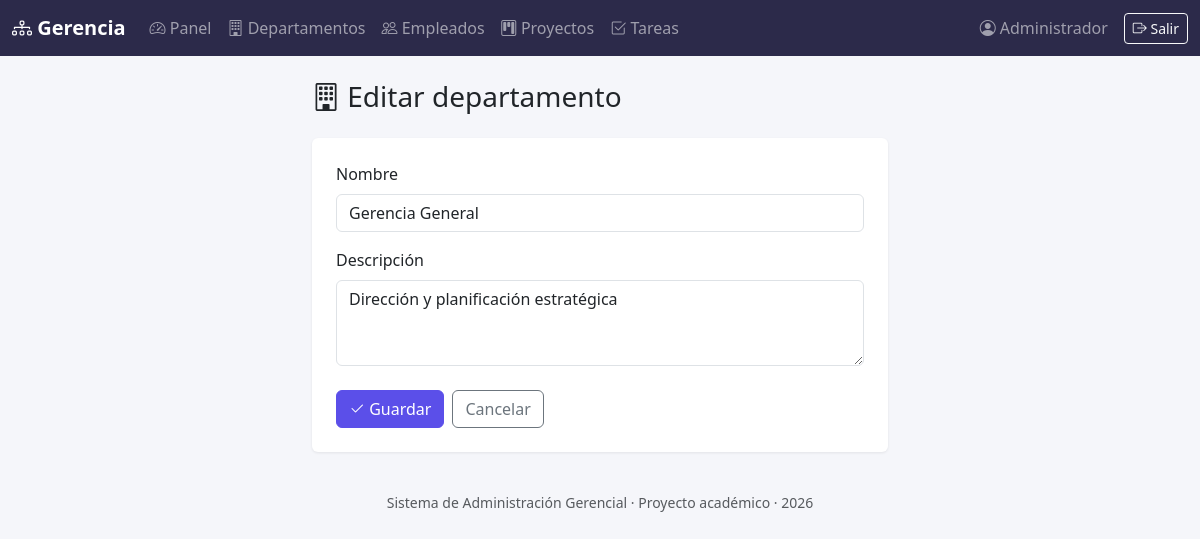
Screenshot of /departamentos/1/editar (signed in) with the database file from the repository.
### tables this page shows
CREATE TABLE departamentos (
    id INT AUTO_INCREMENT PRIMARY KEY,
    nombre VARCHAR(100) NOT NULL UNIQUE,
    descripcion VARCHAR(255) DEFAULT '',
    creado_en DATETIME DEFAULT CURRENT_TIMESTAMP
);

### app/Core/Controller.php (called while the page is built, shortened)
<?php
abstract class Controller
{
    protected function vista(string $vista, array $datos = []): void
    {
        require __DIR__ . '/../Views/layout.php';
    }
}

### app/Controllers/DepartamentoController.php (called while the page is built, shortened)
<?php
class DepartamentoController extends Controller
{
    public function editarForm(string $id): void
    {
        $departamentos = new Departamento();
        $departamento = $departamentos->buscar((int) $id);
        $this->vista('departamentos/form', [
            'titulo' => 'Editar departamento',
            'departamento' => $departamento,
            'accion' => '/departamentos/' . $id,
        ]);
    }
}

### public/index.php (called while the page is built, shortened)
<?php
spl_autoload_register(function (string $clase) {
    $prefijo = 'App\\';
    $rutaRelativa = str_replace('\\', '/', substr($clase, strlen($prefijo)));
    $archivo = __DIR__ . '/../app/' . $rutaRelativa . '.php';
});
$config = require __DIR__ . '/../config/config.php';
$router = new Router();
$router->get('/login', 'AuthController', 'mostrarLogin');
$router->post('/login', 'AuthController', 'login');
$router->get('/logout', 'AuthController', 'logout');
$router->get('/', 'DashboardController', 'index');
$router->get('/departamentos', 'DepartamentoController', 'index');
$router->get('/departamentos/nuevo', 'DepartamentoController', 'crearForm');
$router->post('/departamentos', 'DepartamentoController', 'crear');
$router->get('/departamentos/{id}/editar', 'DepartamentoController', 'editarForm');
$router->post('/departamentos/{id}', 'DepartamentoController', 'actualizar');
$router->get('/empleados', 'EmpleadoController', 'index');
$router->get('/empleados/nuevo', 'EmpleadoController', 'crearForm');
$router->post('/empleados', 'EmpleadoController', 'crear');
$router->get('/empleados/{id}/editar', 'EmpleadoController', 'editarForm');
$router->post('/empleados/{id}', 'EmpleadoController', 'actualizar');
$router->post('/empleados/{id}/desactivar', 'EmpleadoController', 'desactivar');
$router->get('/proyectos', 'ProyectoController', 'index');
$router->get('/proyectos/nuevo', 'ProyectoController', 'crearForm');
$router->post('/proyectos', 'ProyectoController', 'crear');
$router->get('/proyectos/{id}', 'ProyectoController', 'ver');
$router->post('/proyectos/{id}/estado', 'ProyectoController', 'cambiarEstado');
$router->get('/tareas', 'TareaController', 'index');
$router->post('/proyectos/{proyectoId}/tareas', 'TareaController', 'crear');
$router->post('/tareas/{id}/estado', 'TareaController', 'cambiarEstado');
$uri = parse_url($_SERVER['REQUEST_URI'], PHP_URL_PATH) ?? '/';
$uri = rtrim($uri, '/');
$router->resolver($_SERVER['REQUEST_METHOD'], $uri);

### config/config.php (called while the page is built, shortened)
<?php
$rutaEnv = __DIR__ . '/../.env';
if (!function_exists('env')) {
    function env(string $clave, $defecto = null)
    {
        $valor = getenv($clave);
        return $valor === false ? $defecto : $valor;
    }
}
return [
    'app' => [
        'nombre' => env('APP_NOMBRE', 'Sistema de Administración Gerencial'),
        'base' => rtrim(env('APP_BASE', ''), '/'),
        'debug' => env('APP_DEBUG', 'true') === 'true',
    ],
    'db' => [
        'host' => env('DB_HOST', '127.0.0.1'),
        'port' => env('DB_PORT', '3306'),
        'name' => env('DB_NAME', 'sistema_administracion'),
        'user' => env('DB_USER', 'root'),
        'pass' => env('DB_PASS', ''),
    ],
];

### app/Core/Database.php (called while the page is built, shortened)
<?php
class Database
{
    private static ?PDO $conexion = null;
    public static function conectar(): PDO
    {
        if (self::$conexion === null) {
            $config = require __DIR__ . '/../../config/config.php';
            $db = $config['db'];
            $dsn = sprintf(
                'mysql:host=%s;port=%s;dbname=%s;charset=utf8mb4',
                $db['host'],
                $db['port'],
                $db['name']
            );
            try {
                self::$conexion = new PDO($dsn, $db['user'], $db['pass'], [
                    PDO::ATTR_ERRMODE => PDO::ERRMODE_EXCEPTION,
                    PDO::ATTR_DEFAULT_FETCH_MODE => PDO::FETCH_ASSOC,
                    PDO::ATTR_EMULATE_PREPARES => false,
                ]);
            } catch (PDOException $e) {
                http_response_code(500);
                die(
                    '<div style="font-family:sans-serif;padding:2rem;color:#b00">'
                    . '<h2>No se pudo conectar a la base de datos</h2>'
                    . '<p>Revisa que MySQL esté corriendo en Laragon y que el archivo .env tenga los datos correctos.</p>'
                    . '<p><small>' . htmlspecialchars($e->getMessage()) . '</small></p>'
                    . '</div>'
                );
            }
        }
        return self::$conexion;
    }
}

### app/Core/Model.php (called while the page is built, shortened)
<?php
abstract class Model
{
    protected string $tabla;
    protected string $llave = 'id';
    protected PDO $db;
    public function __construct()
    {
        $this->db = Database::conectar();
    }
    public function buscar($id): ?array
    {
        $stmt = $this->db->prepare("SELECT * FROM {$this->tabla} WHERE {$this->llave} = ?");
        $stmt->execute([$id]);
        $fila = $stmt->fetch();
        return $fila ?: null;
    }
}

### app/Views/departamentos/form.php (the view, shortened to what this page needs)
<div class="row justify-content-center">
    <div class="col-lg-6">
        <h3 class="mb-4"><i class="bi bi-building"></i> <?= htmlspecialchars($titulo) ?></h3>
        <div class="card p-4">
            <form method="post" action="<?= htmlspecialchars($accion) ?>">
                <div class="mb-3">
                    <label class="form-label">Nombre</label>
                    <input type="text" name="nombre" class="form-control" required maxlength="100"
                           value="<?= htmlspecialchars($departamento['nombre'] ?? '') ?>" placeholder="Ej. Tecnología">
                </div>
                <div class="mb-4">
                    <label class="form-label">Descripción</label>
                    <textarea name="descripcion" class="form-control" rows="3"
                              placeholder="Breve descripción del departamento"><?= htmlspecialchars($departamento['descripcion'] ?? '') ?></textarea>
                </div>
                <div class="d-flex gap-2">
                    <button type="submit" class="btn btn-primary" style="background-color:#5b4fe9;border-color:#5b4fe9;">
                        <i class="bi bi-check2"></i> Guardar
                    </button>
                    <a href="/departamentos" class="btn btn-outline-secondary">Cancelar</a>
                </div>
            </form>
        </div>
    </div>
</div>

### app/Core/Router.php (shortened to what this page needs)
<?php
class Router
{
    private array $rutas = [];
    private function agregar(string $metodo, string $ruta, string $controlador, string $accion): void
    {
        $this->rutas[] = compact('metodo', 'ruta', 'controlador', 'accion');
    }
    public function resolver(string $metodo, string $uriPath): void
    {
        foreach ($this->rutas as $r) {
            if ($r['metodo'] !== $metodo) {
                continue;
            }
            $patron = preg_replace('#\{[a-zA-Z_]+\}#', '([^/]+)', $r['ruta']);
            $patron = '#^' . $patron . '$#';
            if (preg_match($patron, $uriPath, $coincidencias)) {
                array_shift($coincidencias);
                $this->despachar($r['controlador'], $r['accion'], $coincidencias);
                return;
            }
        }
    }
    private function despachar(string $nombreControlador, string $accion, array $parametros): void
    {
        $controlador = new $clase();
        call_user_func_array([$controlador, $accion], $parametros);
    }
}

### app/Views/layout.php (style rules this page uses)
body { background-color: #f5f6fa; }
.card { border: none; box-shadow: 0 1px 3px rgba(0,0,0,.08); }

### rows the page displays
departamentos: nombre "Gerencia General", descripcion "Dirección y planificación estratégica"
